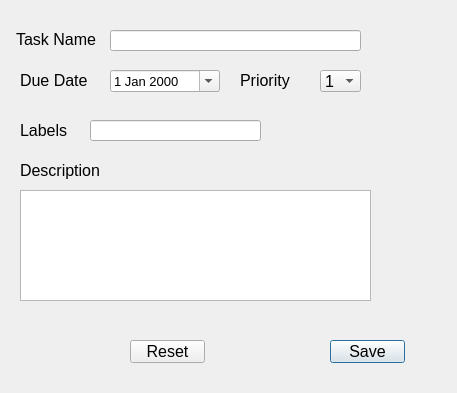
<?xml version="1.0" encoding="UTF-8"?>
<ui version="4.0">
 <class>AddTask</class>
 <widget class="QDialog" name="AddTask">
  <property name="geometry">
   <rect>
    <x>0</x>
    <y>0</y>
    <width>457</width>
    <height>393</height>
   </rect>
  </property>
  <property name="font">
   <font>
    <pointsize>12</pointsize>
   </font>
  </property>
  <property name="windowTitle">
   <string>Add Task</string>
  </property>
  <widget class="QLabel" name="label">
   <property name="geometry">
    <rect>
     <x>16</x>
     <y>29</y>
     <width>81</width>
     <height>21</height>
    </rect>
   </property>
   <property name="text">
    <string>Task Name</string>
   </property>
  </widget>
  <widget class="QLineEdit" name="task_name">
   <property name="geometry">
    <rect>
     <x>110</x>
     <y>30</y>
     <width>251</width>
     <height>21</height>
    </rect>
   </property>
  </widget>
  <widget class="QLabel" name="label_2">
   <property name="geometry">
    <rect>
     <x>20</x>
     <y>70</y>
     <width>81</width>
     <height>21</height>
    </rect>
   </property>
   <property name="text">
    <string>Due Date</string>
   </property>
  </widget>
  <widget class="QDateEdit" name="due_date">
   <property name="geometry">
    <rect>
     <x>110</x>
     <y>70</y>
     <width>110</width>
     <height>22</height>
    </rect>
   </property>
   <property name="font">
    <font>
     <pointsize>10</pointsize>
    </font>
   </property>
   <property name="readOnly">
    <bool>false</bool>
   </property>
   <property name="calendarPopup">
    <bool>true</bool>
   </property>
  </widget>
  <widget class="QLabel" name="label_3">
   <property name="geometry">
    <rect>
     <x>240</x>
     <y>70</y>
     <width>61</width>
     <height>21</height>
    </rect>
   </property>
   <property name="text">
    <string>Priority</string>
   </property>
  </widget>
  <widget class="QComboBox" name="priority">
   <property name="geometry">
    <rect>
     <x>320</x>
     <y>70</y>
     <width>41</width>
     <height>22</height>
    </rect>
   </property>
   <item>
    <property name="text">
     <string>1</string>
    </property>
   </item>
   <item>
    <property name="text">
     <string>2</string>
    </property>
   </item>
   <item>
    <property name="text">
     <string>3</string>
    </property>
   </item>
   <item>
    <property name="text">
     <string>4</string>
    </property>
   </item>
   <item>
    <property name="text">
     <string>5</string>
    </property>
   </item>
  </widget>
  <widget class="QLabel" name="label_4">
   <property name="geometry">
    <rect>
     <x>20</x>
     <y>120</y>
     <width>81</width>
     <height>21</height>
    </rect>
   </property>
   <property name="text">
    <string>Labels</string>
   </property>
  </widget>
  <widget class="QLineEdit" name="labels">
   <property name="geometry">
    <rect>
     <x>90</x>
     <y>120</y>
     <width>171</width>
     <height>21</height>
    </rect>
   </property>
  </widget>
  <widget class="QLabel" name="label_6">
   <property name="geometry">
    <rect>
     <x>20</x>
     <y>160</y>
     <width>91</width>
     <height>21</height>
    </rect>
   </property>
   <property name="text">
    <string>Description</string>
   </property>
  </widget>
  <widget class="QTextEdit" name="description">
   <property name="geometry">
    <rect>
     <x>20</x>
     <y>190</y>
     <width>351</width>
     <height>111</height>
    </rect>
   </property>
  </widget>
  <widget class="QPushButton" name="save_btn">
   <property name="geometry">
    <rect>
     <x>330</x>
     <y>340</y>
     <width>75</width>
     <height>23</height>
    </rect>
   </property>
   <property name="text">
    <string>Save</string>
   </property>
  </widget>
  <widget class="QPushButton" name="reset_btn">
   <property name="geometry">
    <rect>
     <x>130</x>
     <y>340</y>
     <width>75</width>
     <height>23</height>
    </rect>
   </property>
   <property name="text">
    <string>Reset</string>
   </property>
  </widget>
 </widget>
 <resources/>
 <connections/>
</ui>
